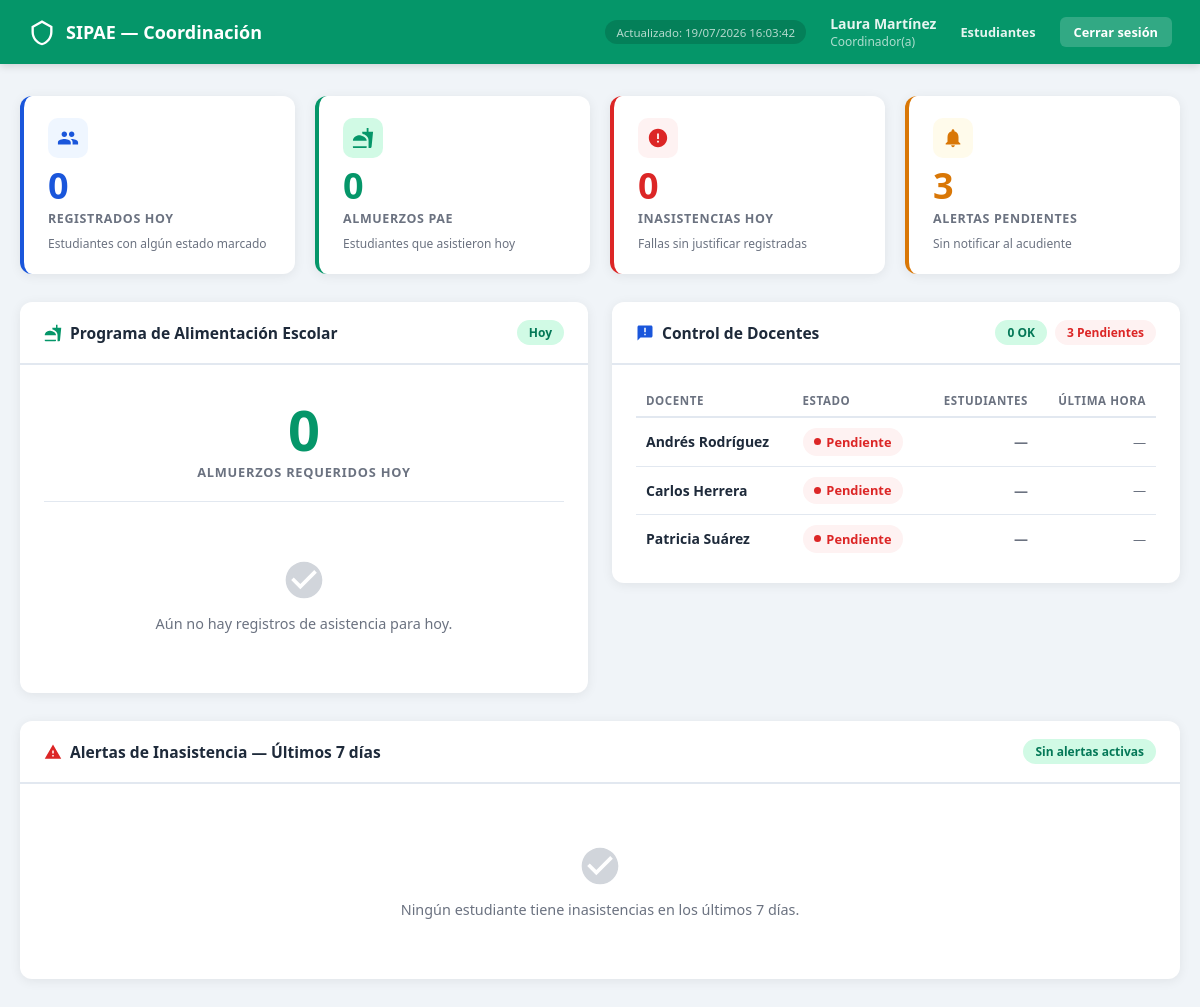
The app's page /dashboard_coordinador.php (signed in) with its own data.
### tables this page shows
CREATE TABLE IF NOT EXISTS usuarios (

     
    id            INT UNSIGNED     NOT NULL AUTO_INCREMENT,

     
    nombre        VARCHAR(120)     NOT NULL,

     
    correo        VARCHAR(150)     NOT NULL,

     
    contrasena    VARCHAR(255)     NOT NULL,

     
    rol           ENUM('docente','coordinador') NOT NULL DEFAULT 'docente',

     
     
    activo        TINYINT(1)       NOT NULL DEFAULT 1,

     
    creado_en     TIMESTAMP        NOT NULL DEFAULT CURRENT_TIMESTAMP,

     
    CONSTRAINT pk_usuarios   PRIMARY KEY (id),

     
    CONSTRAINT uq_usr_correo UNIQUE (correo)

);

### dashboard_coordinador.php (the view, shortened to what the rows shown need)
<?php
$pdo = obtenerConexion();
$stmtDocentes = $pdo->query(
    "SELECT u.id,
            u.nombre,
            CASE
                WHEN COUNT(a.id) > 0 THEN 'registrado'
                ELSE 'pendiente'
            END                              AS estado_registro,
            COUNT(DISTINCT a.estudiante_id)  AS estudiantes_marcados,
            COUNT(DISTINCT a.bloque_clase)   AS bloques_registrados,
            TIME(MAX(a.registrado_en))       AS hora_ultimo
       FROM usuarios u
       LEFT JOIN asistencia a
              ON a.docente_id = u.id
             AND a.fecha      = CURDATE()
      WHERE u.rol    = 'docente'
        AND u.activo = 1
      GROUP BY u.id, u.nombre
      ORDER BY estado_registro ASC, u.nombre ASC"
);
$docentesControl = $stmtDocentes->fetchAll();
?>
<!DOCTYPE html>
<html lang="es">
<head>
</head>
<body>
<main class="contenedor">
    <div class="grid-2col">
        <div class="card">
            <div class="card__header">
                <h2 class="card__titulo">
                    Programa de Alimentación Escolar
                </h2>
            </div>
        </div>
        <div class="card">
            <div class="card__header">
                <h2 class="card__titulo">
                    <svg viewBox="0 0 24 24" style="fill:var(--azul)">
                        <path d="M20 2H4c-1.1 0-2 .9-2 2v18l4-4h14c1.1 0 2-.9 2-2V4c0-1.1-.9-2-2-2zm-7 9h-2V5h2v6zm0 4h-2v-2h2v2z"/>
                    </svg>
                    Control de Docentes
                </h2>
            </div>
            <div class="card__body">
                <?php if (!empty($docentesControl)): ?>
                    <table class="tabla-compacta">
                        <thead>
                            <tr>
                                <th>Docente</th>
                                <th>Estado</th>
                                <th style="text-align:right">Estudiantes</th>
                                <th style="text-align:right">Última hora</th>
                            </tr>
                        </thead>
                        <tbody>
                            <?php foreach ($docentesControl as $doc): ?>
                            <tr>
                                <td style="font-weight:600">
                                    <?= htmlspecialchars($doc['nombre'], ENT_QUOTES, 'UTF-8') ?>
                                </td>
                                <td>
                                    <?php if ($doc['estado_registro'] === 'registrado'): ?>
                                        <span class="estado-doc estado-doc--ok">
                                            <span class="dot dot--verde"></span>Registró
                                        </span>
                                    <?php else: ?>
                                        <span class="estado-doc estado-doc--pending">
                                            <span class="dot dot--rojo"></span>Pendiente
                                        </span>
                                    <?php endif; ?>
                                </td>
                                <td style="text-align:right;font-weight:700">
                                    <?php if ($doc['estado_registro'] === 'registrado'): ?>
                                        <?= $doc['estudiantes_marcados'] ?>
                                        <span style="font-size:.72rem;color:var(--gris-texto)">
                                            / <?= $doc['bloques_registrados'] ?> bloque<?= $doc['bloques_registrados'] != 1 ? 's' : '' ?>
                                        </span>
                                    <?php else: ?>
                                        <span style="color:var(--gris-texto)">—</span>
                                    <?php endif; ?>
                                </td>
                                <td style="text-align:right;font-size:.82rem;color:var(--gris-texto)">
                                    <?= $doc['hora_ultimo']
                                        ? htmlspecialchars($doc['hora_ultimo'], ENT_QUOTES, 'UTF-8')
                                        : '—' ?>
                                </td>
                            </tr>
                            <?php endforeach; ?>
                        </tbody>
                    </table>
                <?php endif; ?>
            </div>
        </div>
    </div>
    <div class="card card--full">
        <div class="card__header">
            <h2 class="card__titulo">
                <svg viewBox="0 0 24 24" style="fill:var(--rojo)">
                    <path d="M1 21h22L12 2 1 21zm12-3h-2v-2h2v2zm0-4h-2v-4h2v4z"/>
                </svg>
                Alertas de Inasistencia — Últimos 7 días
            </h2>
        </div>
    </div>
</main>
</body>
</html>

### records on screen
usuarios: nombre "Andrés Rodríguez"
usuarios: nombre "Carlos Herrera"
usuarios: nombre "Patricia Suárez"

### other values on screen
$_SESSION['nombre'] "Laura Martínez"
$kpiRegistradosHoy "0"
$kpiAlmuerzosHoy "0"
$kpiFallasHoy "0"
$kpiAlertasPendientes "3"
$docentesRegistrados "0"
$docentesPendientes "3"
